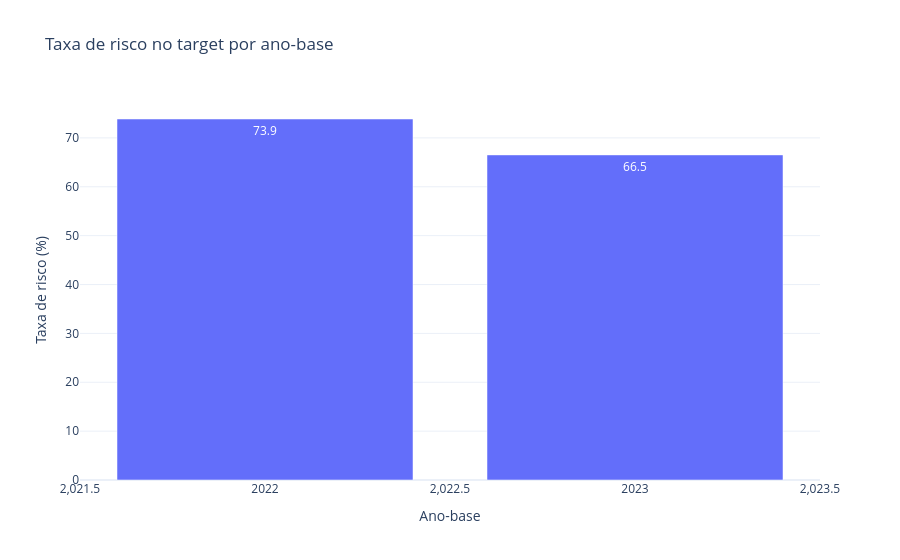

Notebook code for this chart:
### Markdown cell above
## 3) Engenharia de target: risco de defasagem no ano subsequente

Aqui transformamos dados historicos em um problema supervisionado de classificacao binaria.

### O que e feito nesta celula
- Garante que as colunas esperadas existam.
- Cria duas visoes da base:
  - `base`: dados do ano atual (`ano_base`).
  - `future`: dados do ano seguinte por aluno (`ian_prox`, `ida_prox`, `inde_prox`).
- Faz `merge` por `ra` e ano para alinhar t (atual) com t+1 (futuro).

### Features derivadas criadas
- `delta_ian_prox`: variacao de IAN do ano atual para o proximo.
- `delta_ida_prox`: variacao de IDA.
- `delta_inde_hist`: variacao do INDE em relacao ao ano anterior do mesmo aluno.
- `media_notas`: media de matematica, portugues e ingles.
- `media_comportamental`: media de indicadores comportamentais.
- `desalinhamento_autoavaliacao`: diferenca entre autoavaliacao e indicadores de desempenho.

### Regra do target (variavel alvo)
`risco_defasagem_t1 = 1` se ocorrer pelo menos uma condicao:
- `IAN_t+1 <= 5.0`
- `IDA_t+1 <= 6.0`
- `delta_IAN_t+1 <= -1.0`

Caso contrario, `risco_defasagem_t1 = 0`.

### Recorte para treino/teste
A base rotulada usa anos-base 2022 e 2023 (pois nesses anos existe alvo conhecido no ano seguinte). Tambem mostramos distribuicao de classes para entender desbalanceamento.

### Code cell
df = load_consolidated_or_raw().copy()

expected_cols = [
    "ra",
    "ano_referencia",
    "idade",
    "genero",
    "instituicao_ensino",
    "fase_programa",
    "turma",
    "pedra_ano",
    "inde_22",
    "inde_23",
    "inde_ano",
    "ian",
    "ida",
    "ieg",
    "iaa",
    "ips",
    "ipp",
    "ipv",
    "defasagem",
    "nota_matematica",
    "nota_portugues",
    "nota_ingles",
    "ativo_inativo",
]
for col in expected_cols:
    if col not in df.columns:
        df[col] = np.nan

base = df.rename(columns={"ano_referencia": "ano_base"}).copy()
future = df[["ra", "ano_referencia", "ian", "ida", "inde_ano"]].copy()
future = future.rename(
    columns={
        "ano_referencia": "ano_base",
        "ian": "ian_prox",
        "ida": "ida_prox",
        "inde_ano": "inde_prox",
    }
)
future["ano_base"] = future["ano_base"] - 1

model_df = base.merge(future, on=["ra", "ano_base"], how="left")
model_df = model_df.sort_values(["ra", "ano_base"]).reset_index(drop=True)

model_df["delta_ian_prox"] = model_df["ian_prox"] - model_df["ian"]
model_df["delta_ida_prox"] = model_df["ida_prox"] - model_df["ida"]
model_df["delta_inde_hist"] = model_df["inde_ano"] - model_df.groupby("ra")["inde_ano"].shift(1)
model_df["media_notas"] = model_df[["nota_matematica", "nota_portugues", "nota_ingles"]].mean(axis=1)
model_df["media_comportamental"] = model_df[["iaa", "ieg", "ips", "ipp"]].mean(axis=1)
model_df["desalinhamento_autoavaliacao"] = model_df["iaa"] - model_df[["ida", "ieg"]].mean(axis=1)

model_df["target_disponivel"] = model_df["ian_prox"].notna() & model_df["ida_prox"].notna()
model_df["risco_defasagem_t1"] = (
    (model_df["ian_prox"] <= TARGET_IAN_THRESHOLD)
    | (model_df["ida_prox"] <= TARGET_IDA_THRESHOLD)
    | (model_df["delta_ian_prox"] <= -1.0)
).astype("Int64")

labeled_df = model_df[(model_df["target_disponivel"]) & (model_df["ano_base"].isin([2022, 2023]))].copy()

print("Base total:", df.shape)
print("Base rotulada para modelagem:", labeled_df.shape)
display(labeled_df[["ano_base", "risco_defasagem_t1"]].value_counts().rename("contagem").reset_index())

class_balance = (
    labeled_df.groupby("ano_base", as_index=False)["risco_defasagem_t1"]
    .mean()
    .rename(columns={"risco_defasagem_t1": "taxa_risco"})
)
class_balance["taxa_risco"] = class_balance["taxa_risco"] * 100
display(class_balance.round(2))

fig_balance = px.bar(
    class_balance,
    x="ano_base",
    y="taxa_risco",
    text_auto=".1f",
    title="Taxa de risco no target por ano-base",
    labels={"ano_base": "Ano-base", "taxa_risco": "Taxa de risco (%)"},
)
fig_balance.show()

### Figure 1 — Plotly figure (JSON) as saved in the notebook; plotly's stock layout.template omitted (floating-point values rounded to 4 significant figures)
{"data": [{"hovertemplate": "Ano-base=%{x}<br>Taxa de risco (%)=%{y}<extra></extra>", "legendgroup": "", "marker": {"color": "#636efa", "pattern": {"shape": ""}}, "name": "", "orientation": "v", "showlegend": false, "textposition": "auto", "texttemplate": "%{y:.1f}", "type": "bar", "x": [2022, 2023], "xaxis": "x", "y": [73.87, 66.52], "yaxis": "y"}], "layout": {"barmode": "relative", "legend": {"tracegroupgap": 0}, "title": {"text": "Taxa de risco no target por ano-base"}, "xaxis": {"anchor": "y", "domain": [0, 1], "title": {"text": "Ano-base"}}, "yaxis": {"anchor": "x", "domain": [0, 1], "title": {"text": "Taxa de risco (%)"}}}}
